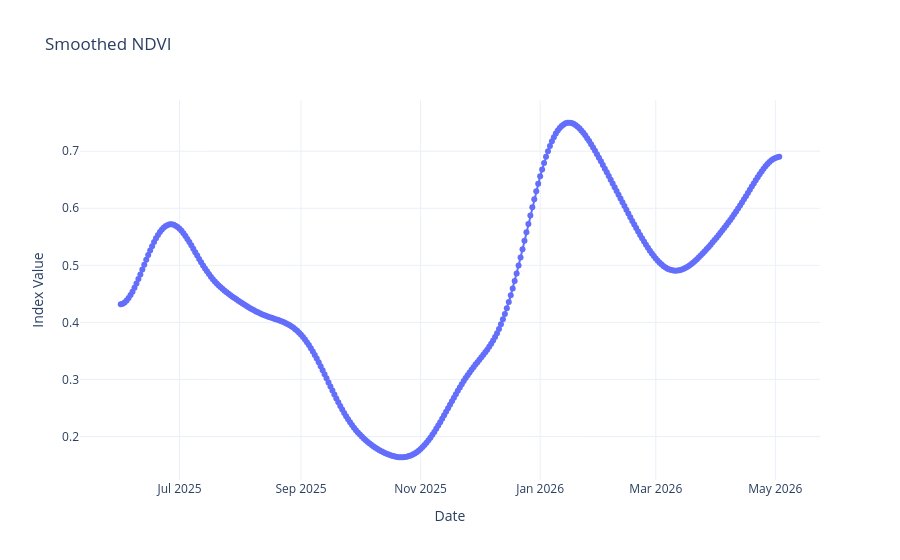

The cell this chart's notebook holds for it:
### Code cell
date, smooth_ndvi = processor.smooth_series('NDVI')
smooth_df = pd.DataFrame({'date': date, 'smooth_ndvi': smooth_ndvi})
TimeSeriesPlotter(smooth_df).plot_interactive(columns_to_plot=['smooth_ndvi'], title="Smoothed NDVI")

### Figure 1 — Plotly figure (JSON) as saved in the notebook; plotly's stock layout.template omitted (floating-point values rounded to 4 significant figures; data arrays with more than 128 entries replaced by an {"elided": "..."} marker saying what was removed)
{"data": [{"mode": "lines+markers", "name": "smooth_ndvi", "type": "scatter", "x": {"elided": "337 str values"}, "y": {"elided": "337 float values"}}], "layout": {"hovermode": "x unified", "title": {"text": "Smoothed NDVI"}, "xaxis": {"title": {"text": "Date"}}, "yaxis": {"title": {"text": "Index Value"}}}}
